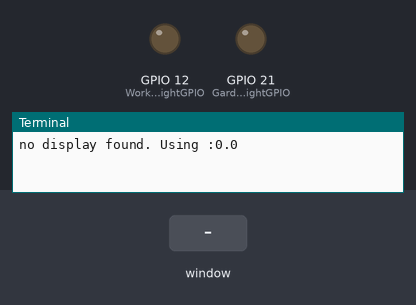
The program below on a simulated Raspberry Pi (BCM pin numbers). On the bench: output pins drawn as LEDs (lit = HIGH), the last lines printed to the terminal. The test bench sets the inputs (shaded band). The desktop window is not drawn, its controls go by their first labels and the mouse button is held 0.15 s.

Above: at 1.2 s.
1.3 s: control labelled "Upper Garden" in the window clicked
At 2.0 s:
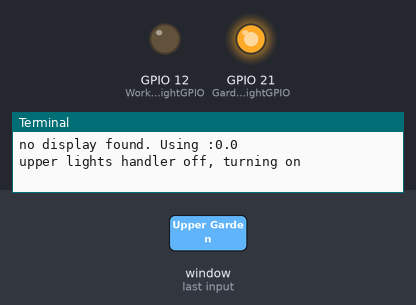
2.8 s: control labelled "Close" in the window clicked
At 3.2 s:
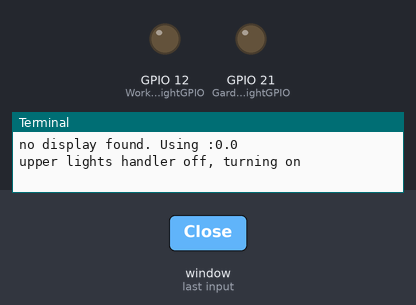
Timing chart, 0 to 5.8 s (numbered marks = the images above; inputs shaded):
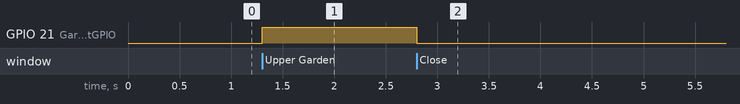

The program:

dev_test.py
```python
#!/usr/bin/env python3
# RELAYS
# 1=> IO 12 = WorkbenchLightGPIO
# 2=> IO 16 = GardenUpperLevelLightGPIO
# 3=> IO 20 = GarageLightOneOnGPIO
# 4=> IO 21 = GarageLightTwoOnGPIO
# 5=> IO 26 =
# 6=> IO 19 =
# 7=> IO 13 =
# 8=> IO 06 =
#
#!/usr/bin/env python3

from utils.ssh_display_setting import *
from tkinter.constants import S
import serial
import requests
import json

from utils.raspberry_setup import *

import tkinter as tk
from tkinter import *

# Importing and Naming GPIOs
import RPi.GPIO as GPIO
GPIO.setmode(GPIO.BCM)
GPIO.setwarnings(False)

# value for server url
apiurl = 'http://192.168.0.28:9000'

# declaring gios
# GPIO12
WorkbenchLightGPIO = 12
GPIO.setup(WorkbenchLightGPIO, GPIO.OUT)

# GPIO21
GardenUpperLevelLightGPIO = 21
GPIO.setup(GardenUpperLevelLightGPIO, GPIO.OUT)

# project global variables
# arduino reading variables
arduino_temperature_actual = 0
arduino_temperature = 0

# light status variables
currentLightWorkbenchStatus = False
currentLightOneStatus = False
currentLightTwoStatus = False
currentGardenUpperLevelLightStatus = False

# Devices Ids
# garageTemperatureDeviceId = '611e4cdb50cf940016c86c0b'
garageTemperatureDeviceId = '611e4cdb50cf940016c86c0b'
# garageLightWorkbenchDeviceId ='61542f1bd06971001641672f'
garageLightWorkbenchDeviceId = '61542f1bd06971001641672f'
# garageLightOneDeviceId=6128d9c2274a6f001670e7b9
garageLightOneDeviceId = '6128d9c2274a6f001670e7b9'
# garageLightTwoDeviceId=6148cbe49334480016839378
garageLightTwoDeviceId = '6148cbe49334480016839378'
# gardenUpperLevelLightId="6149904b2f671e0016137975"
gardenUpperLevelLightId = '6149904b2f671e0016137975'

# serial connection
serialExists = False
apiRefreshTime = 10000  # time to call api for refreshing / call api

# used to run app through SSH
if os.environ.get('DISPLAY', '') == '':
    print('no display found. Using :0.0') #commented out when don't want to log in terminal
    os.environ.__setitem__('DISPLAY', ':0.0')

# checking if there Arduino is connected and USB port is available
if os.path.exists('/dev/ttyUSB0'):
    ser = serial.Serial('/dev/ttyUSB0', 9600, timeout=1)
    ser.flush()
    serialExists = True  # true when arduino is found

# Checking internet connection
# returns true if there internet connection is on
def internetConnectionCheck():
    timeoutCheck = 0.5
    # url = apiurl+""
    url=apiurl

    try:
        request = requests.get(url, timeout=timeoutCheck)
        internetConnectionExists = True

        if internetConnectionExists == True:
            onlineStatus.config(background='green', text='We are on-line')
        else:
            onlineStatus.config(background='red', text='We are off-line')

    except (requests.ConnectionError, requests.Timeout) as exception:
        print("no internet connection")
        internetConnectionExists = False

    return internetConnectionExists

# ***************************************************************************
#                         Garage Handling Functions                         *
# ***************************************************************************
def temperetureUpdate():
    # delta is the difference between the actual temperature and the last temperature
    # this value is used to trigger the logging function
    deltaTemperature = 0.5
    global arduino_temperature
    global garageTemperatureDeviceId

    if serialExists == True:

        # while True:
        if ser.in_waiting > 0:
            try:
                arduino_temperature_actual = float(
                    ser.readline().decode('utf-8').rstrip())
            except:
                arduino_temperature_actual = 0.00

            if arduino_temperature + deltaTemperature < arduino_temperature_actual or arduino_temperature - deltaTemperature > arduino_temperature_actual:
                arduino_temperature = arduino_temperature_actual

                print(f'Garage room temperature {arduino_temperature}')  # loging on terminal for debug
                # temperature entry is the var for temperature field on interface
                temperatureEntry.delete(0, 'end')
                temperatureEntry.insert(
                    0, '         '+str(arduino_temperature)+(' °C'))  # inserting to entry component

                url = apiurl+"/device/status"

                payload = json.dumps({
                    "device": garageTemperatureDeviceId,
                    "statusValue": arduino_temperature,
                    "statusBooleanValue": False,
                    "statusType": "analog"
                })
                headers = {
                    'Content-Type': 'application/json'
                }
                try:
                    response = requests.request(
                        "POST", url, headers=headers, data=payload)


                except requests.exceptions.RequestException as e:  # This is the correct syntax
                    print(f'this is the error from api {e}')  # logging response from api
                    raise SystemExit(e)
    else:
        print("Equipment offline. Loging on screen only ",
            arduino_temperature, " °C")  # loging on terminal for debug

    root.after(500, temperetureUpdate)
# updating GPIO
def updateGarageLightWorkbenchGpio(lightStatus):
    # GarageLightOne Handler
    if lightStatus == True:
        GPIO.output(WorkbenchLightGPIO, GPIO.HIGH)
    else:
        GPIO.output(WorkbenchLightGPIO, GPIO.LOW)

# new button test function
def upperLightsHandler():
    # Read the status of the Garden Upper Level
    status =  GPIO.input(GardenUpperLevelLightGPIO)
    # GarageLightTwo Handler
    if status == True:
        print("upper lights handler on, turning off")
        GPIO.output(GardenUpperLevelLightGPIO, GPIO.LOW)
        upperLightLabel.config(text='Lights Off')
        upperLightLabel.config(background='red')
        upperLightLabel.config(foreground='white')
    else:
        print("upper lights handler off, turning on")
        GPIO.output(GardenUpperLevelLightGPIO, GPIO.HIGH)
        upperLightLabel.config(text='Lights On')
        upperLightLabel.config(background='green')
        upperLightLabel.config(foreground='white')

    # next to do, send status to API via websocket

def exit_app():
    GPIO.cleanup()
    root.destroy()


# ***************************************************************************
#              here starts creating window and main application.            *
# ***************************************************************************
# vars used on GUI
lableWidth = 15
lableHeigh = 1
buttonWidth = 15
buttonHeight = 1


# Create Window
ssh_display()
root = tk.Tk()
root.geometry('400x480')
mainContainerFrame = Frame(
    root
)
mainContainerFrame.pack(
    fill='both',
    side='top',
    expand='yes'
)
statusFrame = LabelFrame(
    mainContainerFrame,
    text='Status',
    width=100,
    height=10,
    # bg="#331a00"
)
statusFrame.pack(
    fill="both",
    expand="yes",
)
# garden frame
gardenFrame = LabelFrame(
    mainContainerFrame,
    text='Garden Controls',
    width=100,
    height=100,
    # bg="red"
)
gardenFrame.pack(
    fill='both',
    side='left',
    expand='yes'
)

############################################
# Status Components
onlineStatus = Label(
    statusFrame,
    text='Loading...',
    width=lableWidth,
    height=lableHeigh,
)
onlineStatus.pack()
# temperature entry
temperatureEntry = Entry(
    statusFrame,
    width=15
)
temperatureEntry.insert(0, 'loading...')
temperatureEntry.pack()
# light Workbench items
upperLightLabel = Label(
    gardenFrame,
    text='Lights Off',
    width=lableWidth,
    height=lableHeigh,
    background='red',
    foreground='white'
)
upperLightLabel.pack()
upperLightButton = Button(
    gardenFrame,
    text='Upper Garden',
    width=buttonWidth,
    height=buttonHeight,
    command=upperLightsHandler
)
upperLightButton.pack()
############################################
# close window/application button
closeButton = Button(
    root,
    text='Close',
    width=buttonWidth,
    height=buttonHeight,
    command=exit_app
)
closeButton.pack(side='bottom')
def functionUpdates():
    global internetConnectionExists

    # serialExist means arduino is connected and available on USB
    if serialExists == True:
        temperetureUpdate()
    # check if there is connection to the api server
    internetConnectionCheck()
    # request functionUpdates to run after 2secs running
    root.after(apiRefreshTime, functionUpdates)

root.after(apiRefreshTime, functionUpdates)
# main loop
if __name__ == "__main__":
    # main loop root
    while True:
        root.mainloop()
```

ssh_display_setting.py
```python
import os

def ssh_display():
    # used to run app through SSH
    if os.environ.get('DISPLAY', '') == '':
        # print('no display found. Using :0.0') #commented out when don't want to log in terminal
        os.environ.__setitem__('DISPLAY', ':0.0')
```

raspberry_setup.py
```python
import RPi.GPIO as GPIO
GPIO.setmode(GPIO.BCM)
# RELAYS
# 1=> IO 12 = WorkbenchLightGPIO
# 2=> IO 16 = GarageLightOneOnGPIO
# 3=> IO 20 = GarageLightTwoOnGPIO
# 4=> IO 21 = GardenUpperLevelLightGPIO
# 5=> IO 26 =
# 6=> IO 19 =
# 7=> IO 13 =
# 8=> IO 06 =


# dictionary with id for the devices
id_dict = {
    'device_61542f1bd06971001641672f': 12,
    'device_6149904b2f671e0016137975': 21
}

# starting up raspberry pi ios config
def starting_up():
    print('*** starting up raspberry_setup_pi ***')
    GPIO.setwarnings(False)
    # GPIO12
    WorkbenchLightGPIO = 12
    GPIO.setup(WorkbenchLightGPIO, GPIO.OUT)

    # GPIO16 - Upper Level Garden Light
    GPIO.setup(id_dict['device_6149904b2f671e0016137975'], GPIO.OUT)
```

Measured:
- after the input at 1.3 s, GPIO 21 (GardenUpperLevelLightGPIO): LOW → HIGH at once
- after the input at 2.8 s, GPIO 21 (GardenUpperLevelLightGPIO): HIGH → LOW at once
